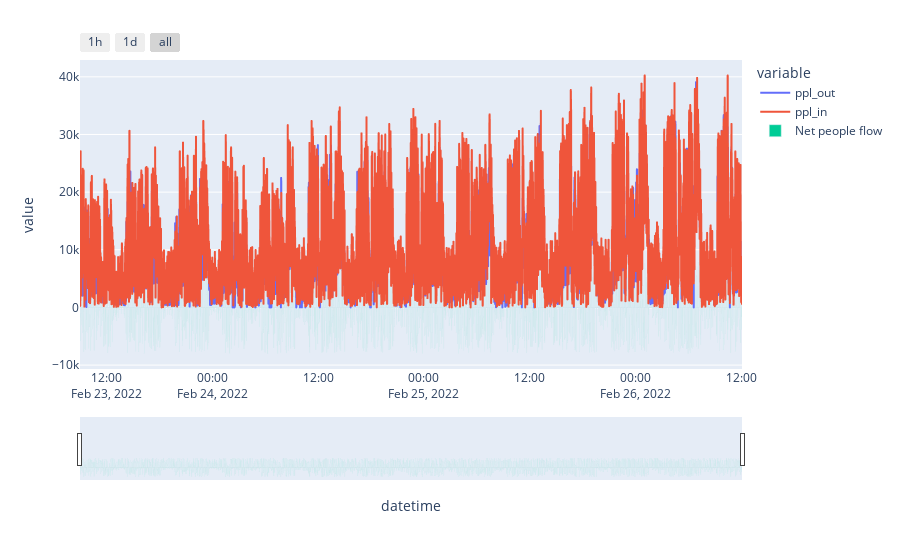

The cell this chart's notebook holds for it:
### Code cell
df_grouped_datetime = df.groupby(by="datetime").sum()[["ppl_out", "ppl_in", "Net Change"]]

plt_all = px.line(df_grouped_datetime, x=df_grouped_datetime.index.get_level_values("datetime"), y=["ppl_out", "ppl_in"])
plt_all.add_bar(x=df_grouped_datetime.index.get_level_values("datetime"), y=df_grouped_datetime["Net Change"], name="Net people flow")

# buttons for timeframe selection
plt_all.update_layout(
    xaxis=dict(
        rangeselector=dict(
            buttons=list([
                dict(count=1,
                     label="1h",
                     step="hour",
                     stepmode="backward"),    
                dict(count=1,
                     label="1d",
                     step="day",
                     stepmode="backward"), 
                dict(count=1,
                     label="all",
                     step="all",
                     stepmode="backward")                        
            ])
        ),
        rangeslider=dict(
            visible=True
        ),
        type="date"
    )
)

### Figure 1 — Plotly figure (JSON) as saved in the notebook; plotly's stock layout.template omitted (floating-point values rounded to 4 significant figures; data arrays with more than 128 entries replaced by an {"elided": "..."} marker saying what was removed)
{"data": [{"hovertemplate": "variable=ppl_out<br>datetime=%{x}<br>value=%{y}<extra></extra>", "legendgroup": "ppl_out", "line": {"color": "#636efa", "dash": "solid"}, "marker": {"symbol": "circle"}, "mode": "lines", "name": "ppl_out", "showlegend": true, "type": "scattergl", "x": {"elided": "4507 str values"}, "xaxis": "x", "y": {"elided": "4507 int values"}, "yaxis": "y"}, {"hovertemplate": "variable=ppl_in<br>datetime=%{x}<br>value=%{y}<extra></extra>", "legendgroup": "ppl_in", "line": {"color": "#EF553B", "dash": "solid"}, "marker": {"symbol": "circle"}, "mode": "lines", "name": "ppl_in", "showlegend": true, "type": "scattergl", "x": {"elided": "4507 str values"}, "xaxis": "x", "y": {"elided": "4507 int values"}, "yaxis": "y"}, {"name": "Net people flow", "type": "bar", "x": {"elided": "4507 str values"}, "y": {"elided": "4507 int values"}}], "layout": {"legend": {"title": {"text": "variable"}, "tracegroupgap": 0}, "margin": {"t": 60}, "xaxis": {"anchor": "y", "domain": [0, 1], "rangeselector": {"buttons": [{"count": 1, "label": "1h", "step": "hour", "stepmode": "backward"}, {"count": 1, "label": "1d", "step": "day", "stepmode": "backward"}, {"count": 1, "label": "all", "step": "all", "stepmode": "backward"}]}, "rangeslider": {"visible": true}, "title": {"text": "datetime"}, "type": "date"}, "yaxis": {"anchor": "x", "domain": [0, 1], "title": {"text": "value"}}}}
